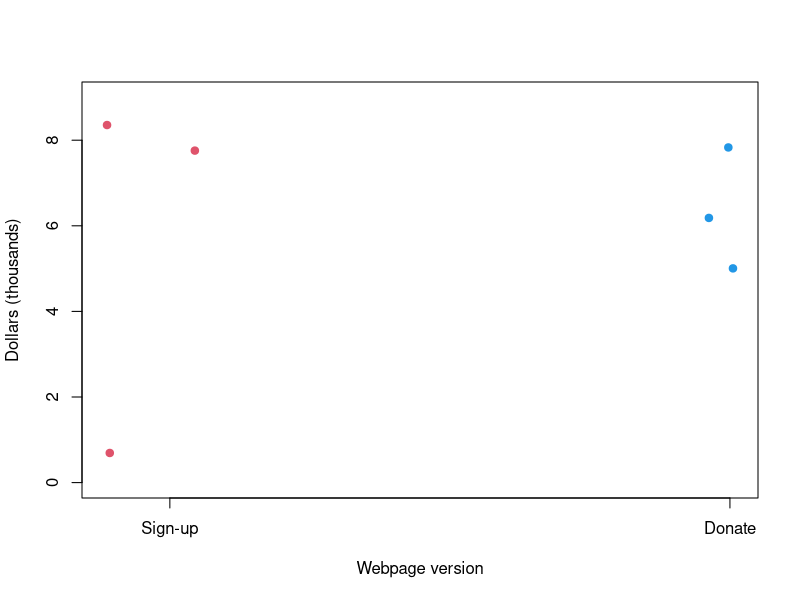
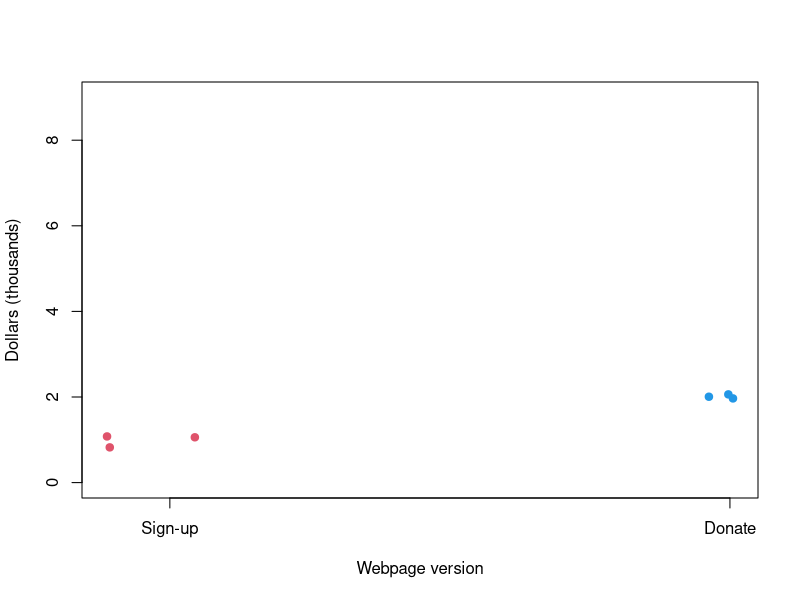
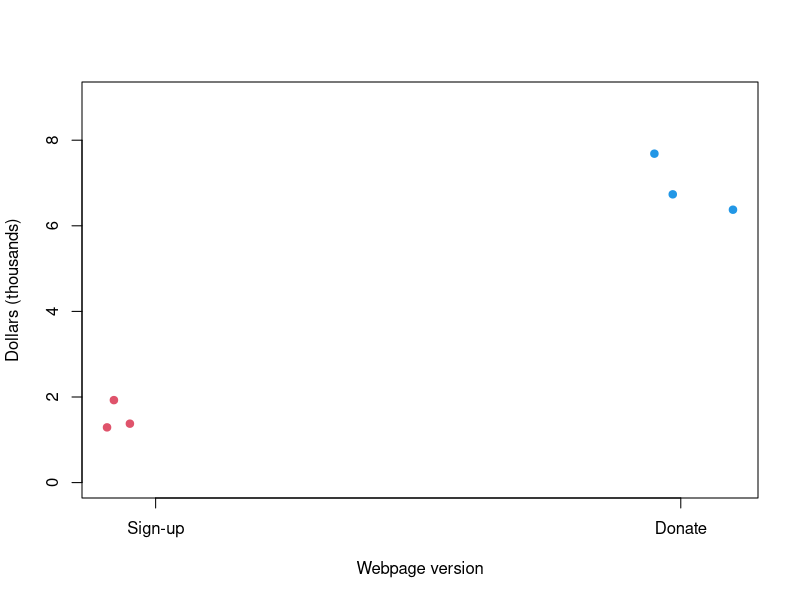

The R script that drew these images, in order:
## ---- chunk 1
library(knitr)
# make this an external chunk that can be included in any file
options(width = 70)
opts_chunk$set(message = F, error = F, warning = F, echo = F, comment = NA, fig.align = 'center', dpi = 100, tidy = F, cache = T, cache.path = '.cache/', fig.path = 'fig/')

options(xtable.type = 'html')
knit_hooks$set(inline = function(x) {
  if(is.numeric(x)) {
    round(x, getOption('digits'))
  } else {
    paste(as.character(x), collapse = ', ')
  }
})
knit_hooks$set(plot = knitr:::hook_plot_html)
## ---- chunk 2
set.seed(4332)
dol <- rnorm(6,mean=6,sd=3)
fac <- rep(c(1,2),each=3)
plot(jitter(fac,factor=0.5),dol,xaxt="n",ylab="Dollars (thousands)",
     xlab="Webpage version",pch=19,col=(fac*2),ylim=c(0,9))
axis(1,at=c(1.05,1.95),labels=c("Sign-up","Donate"))
## ---- chunk 3
set.seed(4332)
dol <- rnorm(6,mean=rep(c(1,2),each=3),sd=0.1)
fac <- rep(c(1,2),each=3)
plot(jitter(fac,factor=0.5),dol,xaxt="n",ylab="Dollars (thousands)",
     xlab="Webpage version",pch=19,col=(fac*2),ylim=c(0,9))
axis(1,at=c(1.05,1.95),labels=c("Sign-up","Donate"))
## ---- chunk 4
set.seed(4331)
dol <- rnorm(6,mean=rep(c(1,7),each=3),sd=1)
fac <- rep(c(1,2),each=3)
plot(jitter(fac,factor=0.5),dol,xaxt="n",ylab="Dollars (thousands)",
     xlab="Webpage version",pch=19,col=(fac*2),ylim=c(0,9))
axis(1,at=c(1.05,1.95),labels=c("Sign-up","Donate"))
